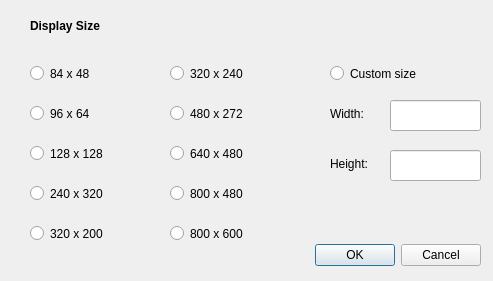
<?xml version="1.0" encoding="UTF-8"?>
<ui version="4.0">
 <class>SetSize</class>
 <widget class="QDialog" name="SetSize">
  <property name="geometry">
   <rect>
    <x>0</x>
    <y>0</y>
    <width>493</width>
    <height>281</height>
   </rect>
  </property>
  <property name="windowTitle">
   <string>Dialog</string>
  </property>
  <property name="styleSheet">
   <string notr="true">/*
QDialog {
	background-image: url(:/Images/Marble.jpg);
}

QLabel{
font: bold &quot;Ubuntu&quot;;
font-size: 12px;
color: lightgray;
}

QRadioButton{
font:  bold &quot;Ubuntu&quot;;
font-size:11px;
color: lightgray;
}

QRadioButton::indicator::checked{
background: url(:/Images/Ressource/check-marks_check.png);
width: 33;
height: 26;
}

QRadioButton::indicator:unchecked{
background: url(:/Images/Ressource/check-marks_uncheck.png);
width: 33;
height: 26;
}

QPushButton {
color: #DFD;
background-color: QLinearGradient( x1: 0, y1: 0, x2: 0, y2: 1,  stop: 0 #6B82AC, stop: 0.49 #566D97, stop: 0.5 #445B85, stop: 1 #566D97);
border-width: 2px;
border-color: #778EB8;
border-style: solid;
border-radius: 7;
padding: 3px;
font: bold &quot;Ubuntu&quot;;
font-size: 12px;
padding-left: 5px;
padding-right: 5px;
}

QLineEdit{
background-color: lightgray;
border-width: 2px;
border-color: #778EB8;
border-style: solid;
border-radius: 7;
}

*/</string>
  </property>
  <widget class="QDialogButtonBox" name="buttonBox">
   <property name="geometry">
    <rect>
     <x>310</x>
     <y>240</y>
     <width>171</width>
     <height>31</height>
    </rect>
   </property>
   <property name="orientation">
    <enum>Qt::Horizontal</enum>
   </property>
   <property name="standardButtons">
    <set>QDialogButtonBox::Cancel|QDialogButtonBox::Ok</set>
   </property>
  </widget>
  <widget class="QRadioButton" name="radioButton_480x272">
   <property name="geometry">
    <rect>
     <x>170</x>
     <y>100</y>
     <width>101</width>
     <height>27</height>
    </rect>
   </property>
   <property name="text">
    <string>480 x 272</string>
   </property>
  </widget>
  <widget class="QRadioButton" name="radioButton_320x200">
   <property name="geometry">
    <rect>
     <x>30</x>
     <y>220</y>
     <width>101</width>
     <height>27</height>
    </rect>
   </property>
   <property name="text">
    <string>320 x 200</string>
   </property>
  </widget>
  <widget class="QRadioButton" name="radioButton_240x320">
   <property name="geometry">
    <rect>
     <x>30</x>
     <y>180</y>
     <width>101</width>
     <height>27</height>
    </rect>
   </property>
   <property name="text">
    <string>240 x 320</string>
   </property>
  </widget>
  <widget class="QRadioButton" name="radioButton_800x600">
   <property name="geometry">
    <rect>
     <x>170</x>
     <y>220</y>
     <width>101</width>
     <height>27</height>
    </rect>
   </property>
   <property name="text">
    <string>800 x 600</string>
   </property>
  </widget>
  <widget class="QRadioButton" name="radioButton_640x480">
   <property name="geometry">
    <rect>
     <x>170</x>
     <y>140</y>
     <width>101</width>
     <height>27</height>
    </rect>
   </property>
   <property name="text">
    <string>640 x 480</string>
   </property>
  </widget>
  <widget class="QRadioButton" name="radioButton_128x128">
   <property name="geometry">
    <rect>
     <x>30</x>
     <y>140</y>
     <width>101</width>
     <height>27</height>
    </rect>
   </property>
   <property name="text">
    <string>128 x 128</string>
   </property>
  </widget>
  <widget class="QRadioButton" name="radioButton_CustomSize">
   <property name="geometry">
    <rect>
     <x>330</x>
     <y>60</y>
     <width>151</width>
     <height>27</height>
    </rect>
   </property>
   <property name="text">
    <string>Custom size</string>
   </property>
  </widget>
  <widget class="QRadioButton" name="radioButton_96x64">
   <property name="geometry">
    <rect>
     <x>30</x>
     <y>100</y>
     <width>101</width>
     <height>27</height>
    </rect>
   </property>
   <property name="text">
    <string>96 x 64</string>
   </property>
  </widget>
  <widget class="QLineEdit" name="lineEdit_CustomWidth">
   <property name="geometry">
    <rect>
     <x>390</x>
     <y>100</y>
     <width>91</width>
     <height>31</height>
    </rect>
   </property>
  </widget>
  <widget class="QRadioButton" name="radioButton_800x480">
   <property name="geometry">
    <rect>
     <x>170</x>
     <y>180</y>
     <width>101</width>
     <height>27</height>
    </rect>
   </property>
   <property name="text">
    <string>800 x 480</string>
   </property>
  </widget>
  <widget class="QRadioButton" name="radioButton_320x240">
   <property name="geometry">
    <rect>
     <x>170</x>
     <y>60</y>
     <width>101</width>
     <height>27</height>
    </rect>
   </property>
   <property name="text">
    <string>320 x 240</string>
   </property>
  </widget>
  <widget class="QLabel" name="labelWidth">
   <property name="geometry">
    <rect>
     <x>330</x>
     <y>100</y>
     <width>51</width>
     <height>27</height>
    </rect>
   </property>
   <property name="text">
    <string>Width:</string>
   </property>
  </widget>
  <widget class="QLabel" name="label_Height">
   <property name="geometry">
    <rect>
     <x>330</x>
     <y>150</y>
     <width>51</width>
     <height>27</height>
    </rect>
   </property>
   <property name="text">
    <string>Height:</string>
   </property>
  </widget>
  <widget class="QLineEdit" name="lineEdit_CustomHeight">
   <property name="geometry">
    <rect>
     <x>390</x>
     <y>150</y>
     <width>91</width>
     <height>31</height>
    </rect>
   </property>
  </widget>
  <widget class="QRadioButton" name="radioButton_84x48">
   <property name="geometry">
    <rect>
     <x>30</x>
     <y>60</y>
     <width>101</width>
     <height>27</height>
    </rect>
   </property>
   <property name="text">
    <string>84 x 48</string>
   </property>
  </widget>
  <widget class="QLabel" name="label_3">
   <property name="geometry">
    <rect>
     <x>30</x>
     <y>10</y>
     <width>281</width>
     <height>31</height>
    </rect>
   </property>
   <property name="font">
    <font>
     <weight>75</weight>
     <italic>false</italic>
     <bold>true</bold>
    </font>
   </property>
   <property name="text">
    <string>Display Size</string>
   </property>
  </widget>
 </widget>
 <resources/>
 <connections>
  <connection>
   <sender>buttonBox</sender>
   <signal>accepted()</signal>
   <receiver>SetSize</receiver>
   <slot>accept()</slot>
   <hints>
    <hint type="sourcelabel">
     <x>248</x>
     <y>254</y>
    </hint>
    <hint type="destinationlabel">
     <x>157</x>
     <y>274</y>
    </hint>
   </hints>
  </connection>
  <connection>
   <sender>buttonBox</sender>
   <signal>rejected()</signal>
   <receiver>SetSize</receiver>
   <slot>reject()</slot>
   <hints>
    <hint type="sourcelabel">
     <x>316</x>
     <y>260</y>
    </hint>
    <hint type="destinationlabel">
     <x>286</x>
     <y>274</y>
    </hint>
   </hints>
  </connection>
 </connections>
</ui>
